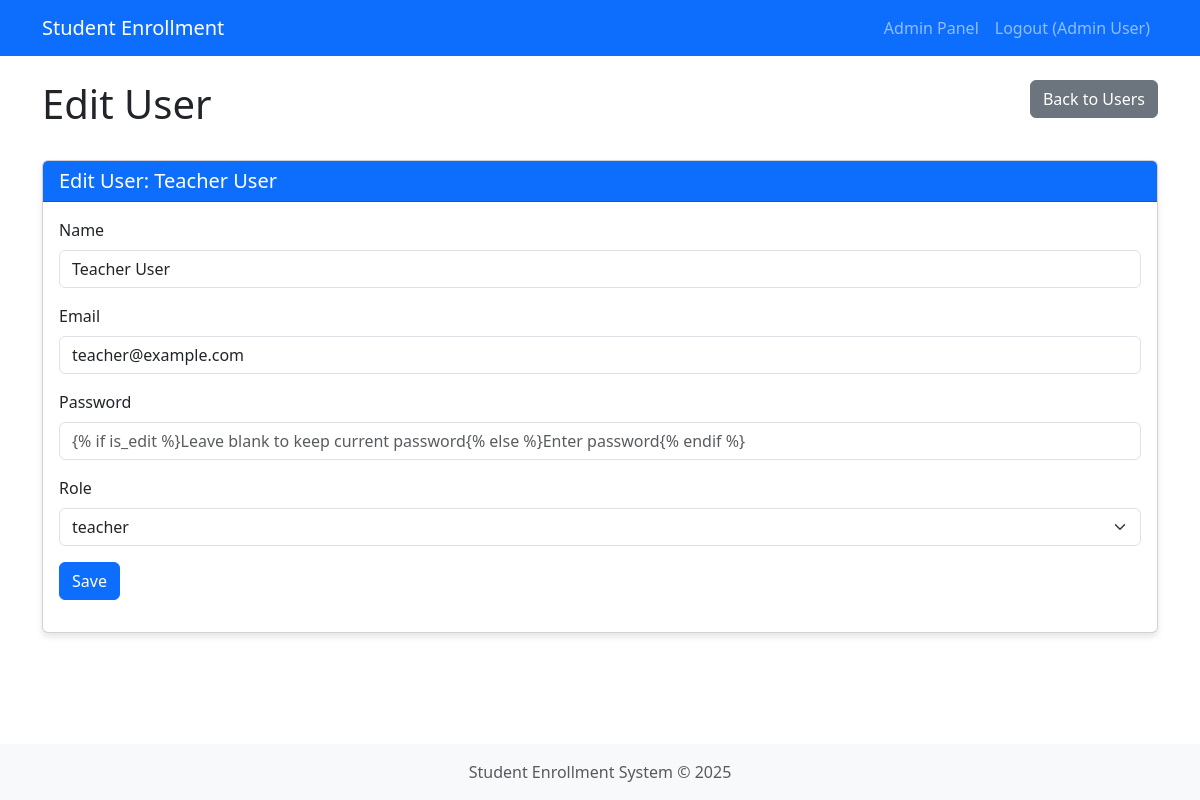
The app's page /admin/custom_users/edit/2 (signed in) with its own data.
### app.py (models this page shows, shortened)
class User(db.Model, UserMixin):
    id = db.Column(db.Integer, primary_key=True)
    email = db.Column(db.String(100), unique=True, nullable=False)
    name = db.Column(db.String(100), nullable=False)
    password = db.Column(db.String(200), nullable=False)
    role_id = db.Column(db.Integer, db.ForeignKey('role.id'), nullable=False)
    created_at = db.Column(db.DateTime, default=datetime.now)
    courses_teaching = db.relationship('Course', backref='teacher', lazy=True)
    enrollments = db.relationship('Enrollment', backref='student', lazy=True)

### app.py (the view, shortened to what this page needs)
@app.route('/admin/custom_users/edit/<int:user_id>', methods=['GET', 'POST'])
@login_required
@role_required('admin')
def admin_edit_user(user_id):
    user = User.query.get_or_404(user_id)
    form = UserForm(obj=user)
    form.role_id.choices = [(r.id, r.name) for r in Role.query.all()]
    if request.method == 'GET':
        form.password.data = ''
    return render_template('admin/user_form.html', form=form, is_edit=True, user=user)

### app.py
class UserForm(FlaskForm):
    name = StringField('Name', validators=[DataRequired(), Length(max=100)])
    email = StringField('Email', validators=[DataRequired(), Email(), Length(max=100)])
    password = PasswordField('Password', validators=[Optional(), Length(min=6)])
    role_id = SelectField('Role', coerce=int, validators=[DataRequired()])
    submit = SubmitField('Save')

### app.py (called while the page is built)
@login_manager.user_loader
def load_user(user_id):
    return User.query.get(int(user_id))

def role_required(role_name):
    def decorator(f):
        @wraps(f)
        def decorated_function(*args, **kwargs):
            if not current_user.is_authenticated:
                return redirect(url_for('login'))
            if not current_user.role or current_user.role.name != role_name:
                flash('You do not have permission to access this page.', 'danger')
                return redirect(url_for('dashboard'))
            return f(*args, **kwargs)
        return decorated_function
    return decorator

### templates/admin/user_form.html (shortened to what this page needs)
{% extends 'base.html' %}
{% block content %}
<div class="row mb-4">
    <div class="col-6">
        <h1>{% if is_edit %}Edit User{% else %}Create User{% endif %}</h1>
    </div>
    <div class="col-6 text-end">
        <a href="{{ url_for('admin_users') }}" class="btn btn-secondary">Back to Users</a>
    </div>
</div>
<div class="card">
    <div class="card-header bg-primary text-white">
        <h5 class="mb-0">{% if is_edit %}Edit User: {{ user.name }}{% else %}New User{% endif %}</h5>
    </div>
    <div class="card-body">
        <form method="POST">
            <div class="mb-3">
                {{ form.name.label(class="form-label") }}
                {{ form.name(class="form-control") }}
            </div>
            <div class="mb-3">
                {{ form.email.label(class="form-label") }}
                {{ form.email(class="form-control") }}
            </div>
            <div class="mb-3">
                {{ form.password.label(class="form-label") }}
                {{ form.password(class="form-control", placeholder="{% if is_edit %}Leave blank to keep current password{% else %}Enter password{% endif %}") }}
            </div>
            <div class="mb-3">
                {{ form.role_id.label(class="form-label") }}
                {{ form.role_id(class="form-select") }}
            </div>
            <div class="mb-3">
                {{ form.submit(class="btn btn-primary") }}
            </div>
        </form>
    </div>
</div>
{% endblock %}

### templates/base.html (shortened to what this page needs)
<!DOCTYPE html>
<html lang="en">
<head>
    <link href="https://cdn.jsdelivr.net/npm/bootstrap@5.3.0-alpha1/dist/css/bootstrap.min.css" rel="stylesheet">
</head>
<body>
    <nav class="navbar navbar-expand-lg navbar-dark bg-primary">
        <div class="container">
            <a class="navbar-brand" href="{{ url_for('dashboard') }}">Student Enrollment</a>
            <div class="collapse navbar-collapse" id="navbarNav">
                <ul class="navbar-nav ms-auto">
                    {% if current_user.is_authenticated %}
                        {% if current_user.role %}
                            {% if current_user.role.name == 'student' %}
                                <li class="nav-item">
                                    <a class="nav-link" href="{{ url_for('student_dashboard') }}">My Courses</a>
                                </li>
                                <li class="nav-item">
                                    <a class="nav-link" href="{{ url_for('student_courses') }}">Available Courses</a>
                                </li>
                            {% elif current_user.role.name == 'teacher' %}
                                <li class="nav-item">
                                    <a class="nav-link" href="{{ url_for('teacher_dashboard') }}">My Classes</a>
                                </li>
                            {% elif current_user.role.name == 'admin' %}
                                <li class="nav-item">
                                    <a class="nav-link" href="{{ url_for('admin.index') }}">Admin Panel</a>
                                </li>
                            {% endif %}
                        {% endif %}
                        <li class="nav-item">
                            <a class="nav-link" href="{{ url_for('logout') }}">Logout ({{ current_user.name }})</a>
                        </li>
                    {% endif %}
                </ul>
            </div>
        </div>
    </nav>
    <main class="container py-4">
        {% block content %}{% endblock %}
    </main>
    <footer class="text-center text-muted">
        <div class="container">
            <p class="mb-0">Student Enrollment System &copy; 2025</p>
        </div>
    </footer>
</body>
</html>

### templates/base.html (style rules this page uses)
body { min-height: 100vh; display: flex; flex-direction: column; }
main { flex: 1; }
footer { margin-top: auto; padding: 1rem 0; background-color: #f8f9fa; }
.card { margin-bottom: 20px; box-shadow: 0 4px 6px rgba(0,0,0,0.1); }

### records on screen
User: name "Admin User"
User: name "Teacher User", email "teacher@example.com", role_id "teacher"
